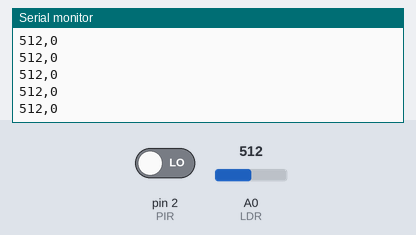
The sketch below on a simulated Arduino Uno, built with avr-gcc and run on an emulated ATmega328P. On the bench: the last lines printed to the serial monitor. The test bench sets the inputs (shaded band); at power-on: A0 (LDR) = 512, pin 2 (PIR) LOW.

Above: at 1.2 s.
1.3 s: A0 (LDR) set to 716
At 1.68 s:
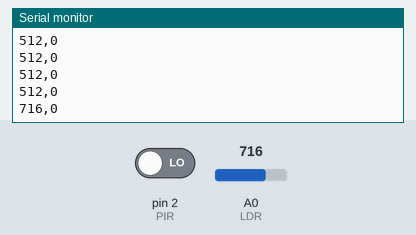
2.8 s: pin 2 (PIR) driven HIGH
At 3.19 s:
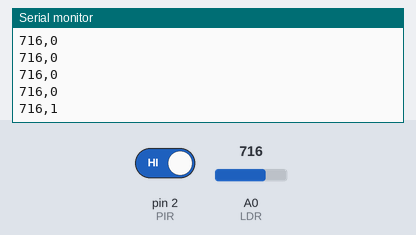
4.3 s: A0 (LDR) set to 900
At 4.44 s:
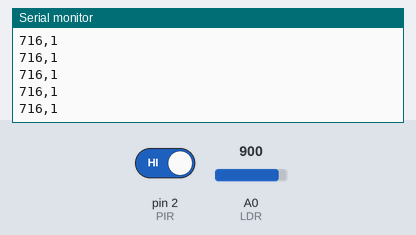
5.8 s: pin 2 (PIR) driven LOW
At 6.19 s:
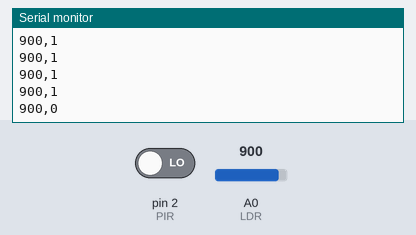
Timing chart, 0 to 8.3 s (numbered marks = the images above; inputs shaded):
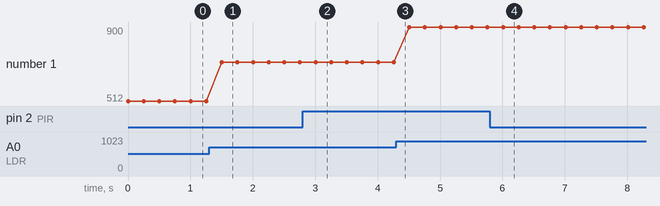

The sketch:

Embedded_Systems_Lab_2.ino
```cpp
// Lab 2 - read analog + digital sensor, send over serial
const int LDR = A0; // analog sensor
const int PIR = 2; // digital sensor

void setup() {
  Serial.begin(9600);
  pinMode(PIR, INPUT);
}

  void loop() {
  int light = analogRead(LDR); // 0..1023
  int motion = digitalRead(PIR); // 0 or 1
  Serial.print(light);
  Serial.print(",");
  Serial.println(motion); // newline ends the record
  delay(250); // ~5 samples/second
}
```

Measured:
- after the input at 1.3 s, the serial monitor: prints a new line after 0.20 s (image 1)
- after the input at 2.8 s, the serial monitor: prints a new line after 0.20 s (image 2)
- after the input at 5.8 s, the serial monitor: prints a new line after 0.21 s (image 4)
- plotted number 1: 512 → 716 after the input at 1.3 s, 716 → 900 after the input at 4.3 s
